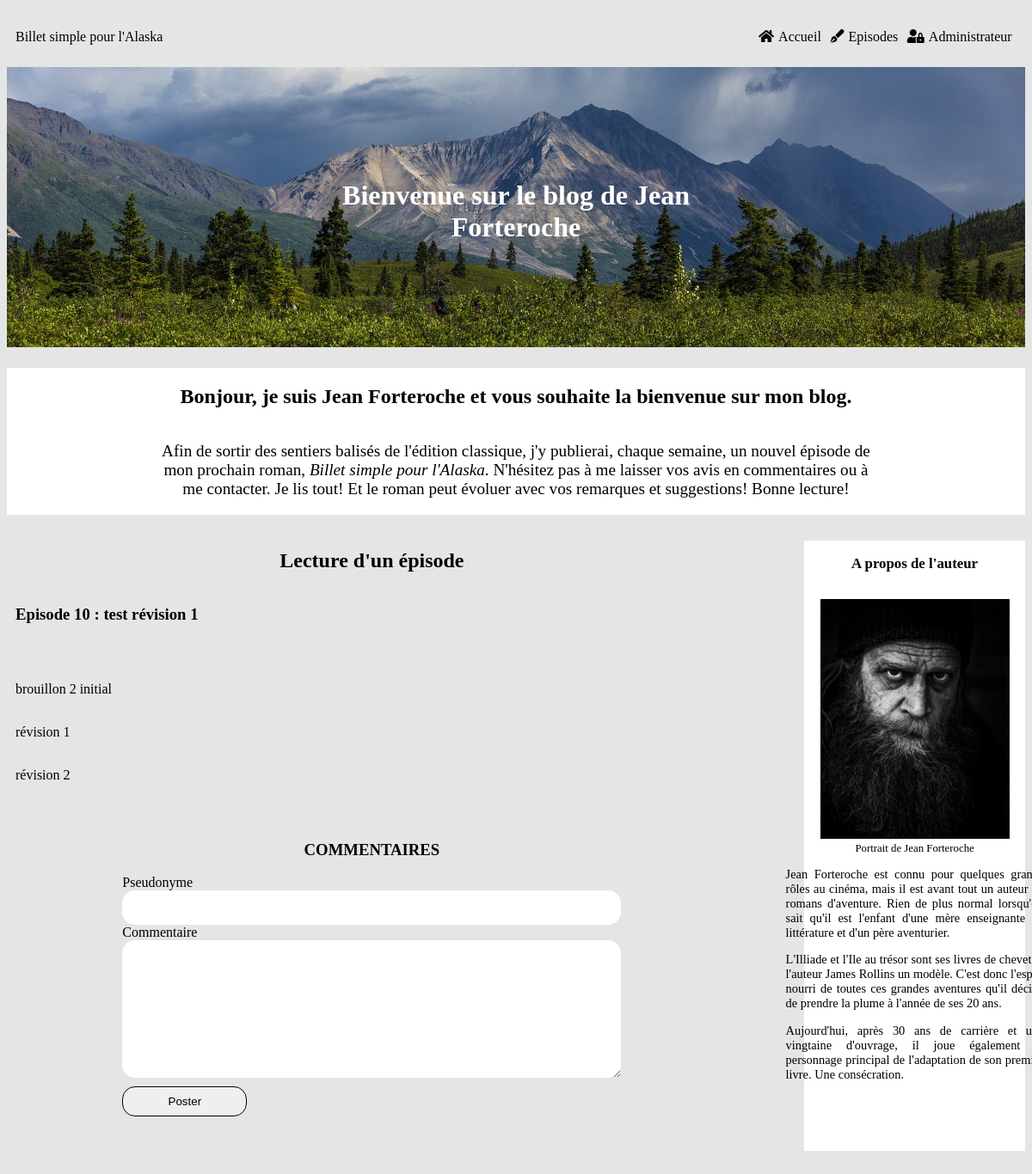
The app's page /index.php?action=post&id=75 with its own data.
### tables this page shows
CREATE TABLE IF NOT EXISTS `episodes` (
  `episode_id` tinyint(11) NOT NULL AUTO_INCREMENT,
  `numero_episode` tinyint(11) NOT NULL,
  `episode_title` char(255) NOT NULL,
  `episode_content` longtext NOT NULL,
  `episode_date` datetime NOT NULL DEFAULT CURRENT_TIMESTAMP,
  `episode_status` int(1) NOT NULL,
  PRIMARY KEY (`episode_id`),
  UNIQUE KEY `unicite` (`numero_episode`) USING BTREE
);

### src/View/View.php (called while the page is built, shortened)
<?php
class View
{
    public function display(array $data, string $template, string $layout) : void
    {
        require_once($template);
    }
}

### src/Controller/FrontOffice/PostController.php (called while the page is built, shortened)
<?php
class PostController
{
    private $postManager;
    private $commentManager;
    private $view;
    private $layout;
    public function __construct(PostManager $postManager, View $view, CommentManager $commentManager, Session $session, Token $token)
    {
        $this->postManager = $postManager;
        $this->view = $view;
        $this->commentManager = $commentManager;
        $this->layout = '../templates/frontOffice/layout.html.php';
    }
    public function displayOneEpisode(int $id) : void
    {
        $totalEpisodes = $this->postManager->getNumberOfEpisodes();
        $episodeData = $this->postManager->getOneEpisode($id);
        $nextEpisode = $this->postManager->getNextPost($episodeData[0]['numero_episode'] + 1);
        $previousEpisode = $this->postManager->getPreviousPost($episodeData[0]['numero_episode'] - 1);
        $commentsData = $this->commentManager->getComments($id);
        $data = [$episodeData, $commentsData, $totalEpisodes, $previousEpisode, $nextEpisode];
        $template = 'onePost.html.php';
        $this->view->display(['episode' => $data[0][0],
            'comments' => $data[1],
            'totalEpisodes' => $data[2],
            'previous' => $data[3],
            'next' => $data[4]],
            $template, $this->layout);
    }
}

### public/index.php (called while the page is built, shortened)
<?php
$router = new Router();
$router->run();

### src/Model/PostManager.php (called while the page is built, shortened)
<?php
class PostManager
{
    private $database;
    public function __construct(Database $database)
    {
        $this->database = $database;
    }
    public function getOneEpisode(int $id) : array
    {
        $episodes = $this->database->prepare("SELECT *, DATE_FORMAT(episode_date, '%d/%m/%Y - %H:%i:%s') AS episode_date
            FROM episodes
            WHERE episode_id = :id");
        $episodes->bindParam(':id', $id);
        $episodes->execute();
        return $episodes->fetchAll();
    }
}

### Templates/Frontoffice/onepost.html.php (the view, shortened to what this page needs)
<h2>Lecture d'un épisode</h2>
<article>
    <h3>Episode <?=$data['episode']['numero_episode']?> : <?=htmlspecialchars_decode($data['episode']['episode_title'])?></h3>
    <p><?=htmlspecialchars_decode($data['episode']['episode_content'])?></p>
</article>
<section class="commentaires">
    <h3>COMMENTAIRES</h3>
    <form class="comment_form" method="post" action="index.php?action=save_com&id=<?=$data['episode']['episode_id']?>">
        <label for="pseudo">Pseudonyme</label>
        <input id="pseudo" type="text" name="pseudo"/>
        <label for="comment">Commentaire</label>
        <textarea id="comment" name="comment" rows="10" cols="40"></textarea>
        <input class="submit" type="submit" value="Poster"/>
    </form>
</section>

### public/css/style.css (style rules this page uses)
html { font-family: aileron; background-color: #e4e5e5; }
h2 { text-align: center; }
article { display: flex; flex-direction: column; }
article p { text-align: justify; }
.commentaires h3 { text-align: center; }
.comment_form { display: flex; flex-direction: column; width: 70%; margin: auto; }
#pseudo { height: 30px; }
.comment_form #pseudo, .comment_form #comment { border-radius: 15px; padding-left: 10px; padding-right: 10px; padding-top: 5px; padding-bottom: 5px; border: none; }
.submit { width: 25%; height: 35px; border-radius: 15px; border: 1px solid black; margin-top: 10px; }

### records on screen
episodes: numero_episode "10", episode_title "test révision 1", episode_content "brouillon 2 initial révision 1 révision 2"
